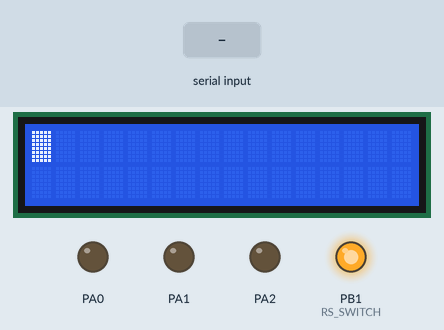
The program below on a simulated ATmega32, built with avr-gcc and emulated at 8 MHz. Parts: 16×2 character LCD, output pins drawn as LEDs (lit = HIGH). Wiring (inferred from the signals the program sends): character LCD (HD44780): RS PA3; R/W PB2; E PB3; data PA4, PA5, PA6, PA7. The inputs (shaded band) are chosen by the test bench. The character LCD is taken to start in 4-bit mode; pins used as bus, display or sensor lines are not drawn; what the program prints to the serial monitor is not drawn.

Above: at 0.8 s.
4.1 s: "#" received over Serial
At 5.1 s:
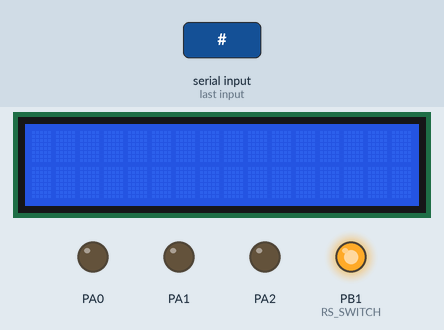
At 15.4 s:
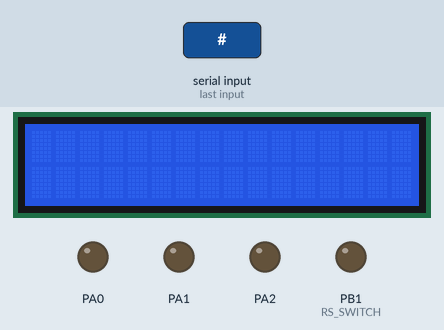
Timing chart, 0 to 16.9 s (numbered marks = the images above; inputs shaded):
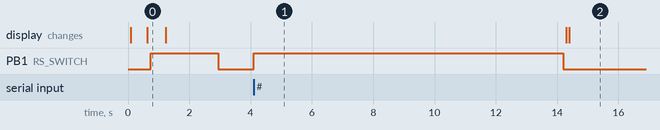

Measured:
- after the input at 4.1 s, PB1 (RS_SWITCH): LOW → HIGH at once, → LOW 10.1 s later
- what the display in image 0 shows lasts 0.6 s, from 0.6 s to 1.2 s

The program:

main.c
```c
/*
 * Section_1.c
 *
 * Created: 9/11/2022 7:58:05 PM
 * Author : Mohamed Reda
 */


#include <util/delay.h>
#include "Atmega32_Drivers.h"
#include "MCAL\GPIO.h"
#include "HAL\LCD.h"
#include "MCAL\UART.h"

#define F_CPU 8000000UL

int main(void)
{
	char* st;
	LCD_INIT();
	UART_INIT();
	LCD_GOTO_XY(1,0);

	LCD_WRITE_STRING("UART TR");
	_delay_ms(1500);

	unsigned char str[15] = "Learn in depth";
	UART_SEND_STRING(str);


	while (1)
	{
		LCD_GOTO_XY(2,0);
		st = UART_RECIEVE_STRING();
		LCD_WRITE_STRING(st);
		_delay_ms(10000);
		LCD_clear_screen();


	}

}
```

utils.h
```c
/*
 * utils.h
 *
 * Created: 10/2/2022 4:44:24 AM
 *  Author: redam
 */


#ifndef UTILS_H_
#define UTILS_H_

#define SetBit(reg,bit)		reg |= (1<<bit)
#define ClearBit(reg,bit)	reg &= ~(1<<bit)
#define ToggleBit(reg,bit)		reg ^= (1<<bit)
#define ReadBit(reg,bit)		((reg>>bit)&1)


#endif /* UTILS_H_ */
```

Atmega32_Drivers.h
```c
/*
 * Atmega32_Drivers.h
 *
 * Created: 9/28/2022 1:39:09 AM
 *  Author: redam
 */


#ifndef ATMEGA32_DRIVERS_H_
#define ATMEGA32_DRIVERS_H_

//-----------------------------
//Includes
//-----------------------------
#include <stdlib.h>
#include <stdint.h>


//-----------------------------
//Base addresses
//-----------------------------


//GPIOA registers
#define PORTA *(unsigned volatile char* )(0x3B)
#define DDRA  *(unsigned volatile char* )(0x3A)
#define PINA  *(unsigned volatile char* )(0x39)

//GPIOB registers
#define PORTB *(unsigned volatile char* )(0x38)
#define DDRB  *(unsigned volatile char* )(0x37)
#define PINB  *(unsigned volatile char* )(0x36)

//GPIOC registers
#define PORTC *(unsigned volatile char* )(0x35)
#define DDRC  *(unsigned volatile char* )(0x34)
#define PINC  *(unsigned volatile char* )(0x33)

//GPIOD registers
#define PORTD *(unsigned volatile char* )(0x32)
#define DDRD  *(unsigned volatile char* )(0x31)
#define PIND  *(unsigned volatile char* )(0x30)


//Addresses of GPIO_ Prephirals

#define portA (uint8_t* )(0x3B)
#define portB (uint8_t* )(0x38)
#define portC (uint8_t* )(0x35)
#define portD (uint8_t* )(0x32)


//UART registers

/* USART Baud Rate Register Low */
#define UBRRL		*(volatile uint8_t*)(0x29)

/* USART Control and Status Register A */
#define UCSRA		*(volatile uint8_t*)(0x2B)

/* USART Control and Status Register B */
#define UCSRB		*(volatile uint8_t*)(0x2A)

/* USART I/O Data Register */
#define UDR			*(volatile uint8_t*)(0x2C)


#endif /* ATMEGA32_DRIVERS_H_ */
```

LCD.c
```c
/*
 * LCDc.c
 *
 * Created: 9/28/2022 2:37:24 AM
 *  Author: redam
 */

#include "LCD.h"

GPIO_Pinconfig_t config;

void LCD_clear_screen(){
	LCD_WRITE_COMMAND(LCD_CLEAR_SCREEN);
}

void LCD_lcd_kick(){
	//LCD_CTRL |= (1 << EN_SWITCH);
	MCAL_GPIO_WRITE_PIN(portB,EN_SWITCH,GPIO_PIN_SET);

	_delay_ms(50);

	//LCD_CTRL &= ~(1 << EN_SWITCH);
	MCAL_GPIO_WRITE_PIN(portB,EN_SWITCH,GPIO_PIN_RESET);
}

void LCD_GOTO_XY(unsigned char line, unsigned char position){
	if (line == 1)
	{
		if (position < 16 && position >= 0)
		{
			LCD_WRITE_COMMAND(LCD_BEGIN_AT_FIRST_ROW+position);
		}
	}
	if (line == 2)
	{
		if (position < 16 && position >= 0)
		{

			LCD_WRITE_COMMAND(LCD_BEGIN_AT_SECOND_ROW+position);
		}
	}
}

void LCD_INIT(){
	_delay_ms(20);
	//DataDir_LCD_CTRL |= (1<<EN_SWITCH | 1<<RS_SWITCH | 1<<RW_SWITCH);
	config.Pin_number = EN_SWITCH;
	config.Mode = GPIO_Output;
	MCAL_GPIO_INIT(portB,&config);

	config.Pin_number = RS_SWITCH;
	config.Mode = GPIO_Output;
	MCAL_GPIO_INIT(portB,&config);

	config.Pin_number = RW_SWITCH;
	config.Mode = GPIO_Output;
	MCAL_GPIO_INIT(portB,&config);


	//LCD_CTRL &= ~ (1<<EN_SWITCH | 1<<RS_SWITCH | 1<<RW_SWITCH);
	MCAL_GPIO_WRITE_PIN(portB,EN_SWITCH,GPIO_PIN_RESET);
	MCAL_GPIO_WRITE_PIN(portB,RS_SWITCH,GPIO_PIN_RESET);
	MCAL_GPIO_WRITE_PIN(portB,RW_SWITCH,GPIO_PIN_RESET);

	//DataDir_LCD_PORT = 0xFF;
	config.Pin_number = GPIO_PIN0;
	config.Mode = GPIO_Output;
	MCAL_GPIO_INIT(portA,&config);

	config.Pin_number = GPIO_PIN1;
	config.Mode = GPIO_Output;
	MCAL_GPIO_INIT(portA,&config);

	config.Pin_number = GPIO_PIN2;
	config.Mode = GPIO_Output;
	MCAL_GPIO_INIT(portA,&config);

	config.Pin_number = GPIO_PIN3;
	config.Mode = GPIO_Output;
	MCAL_GPIO_INIT(portA,&config);


	config.Pin_number = GPIO_PIN4;
	config.Mode = GPIO_Output;
	MCAL_GPIO_INIT(portA,&config);

	config.Pin_number = GPIO_PIN5;
	config.Mode = GPIO_Output;
	MCAL_GPIO_INIT(portA,&config);

	config.Pin_number = GPIO_PIN6;
	config.Mode = GPIO_Output;
	MCAL_GPIO_INIT(portA,&config);

	config.Pin_number = GPIO_PIN7;
	config.Mode = GPIO_Output;
	MCAL_GPIO_INIT(portA,&config);


	_delay_ms(15);
	LCD_clear_screen();
	#ifdef EIGHT_BIT_MODE
	LCD_WRITE_COMMAND(LCD_FUNCTION_8BIT_2LINES);
	#endif
	#ifdef FOUR_BIT_MODE
	//LCD_WRITE_COMMAND(0x02);		/* send for 4 bit initialization of LCD  */
	//LCD_WRITE_COMMAND(0x28);              /* 2 line, 5*7 matrix in 4-bit mode */
	//LCD_WRITE_COMMAND(0x0c);              /* Display on cursor off*/
	//LCD_WRITE_COMMAND(0x06);              /* Increment cursor (shift cursor to right)*/
	//LCD_WRITE_COMMAND(0x01);
	LCD_WRITE_COMMAND(0x02);
	LCD_WRITE_COMMAND(LCD_FUNCTION_4BIT_2LINES);
	#endif
	LCD_WRITE_COMMAND(LCD_ENTRY_MODE);
	LCD_WRITE_COMMAND(LCD_BEGIN_AT_FIRST_ROW);
	LCD_WRITE_COMMAND(LCD_DISP_ON_CURSOR_BLINK);
}

void LCD_check_lcd_isbusy(){
	//DataDir_LCD_PORT &= ~(0xFF<<DATA_shift);
	#ifdef EIGHT_BIT_MODE
	config.Pin_number = GPIO_PIN0;
	config.Mode = GPIO_Input;
	MCAL_GPIO_INIT(portA,&config);

	config.Pin_number = GPIO_PIN1;
	config.Mode = GPIO_Input;
	MCAL_GPIO_INIT(portA,&config);

	config.Pin_number = GPIO_PIN2;
	config.Mode = GPIO_Input;
	MCAL_GPIO_INIT(portA,&config);

	config.Pin_number = GPIO_PIN3;
	config.Mode = GPIO_Input;
	MCAL_GPIO_INIT(portA,&config);

	config.Pin_number = GPIO_PIN4;
	config.Mode = GPIO_Input;
	MCAL_GPIO_INIT(portA,&config);

	config.Pin_number = GPIO_PIN5;
	config.Mode = GPIO_Input;
	MCAL_GPIO_INIT(portA,&config);

	config.Pin_number = GPIO_PIN6;
	config.Mode = GPIO_Input;
	MCAL_GPIO_INIT(portA,&config);

	config.Pin_number = GPIO_PIN7;
	config.Mode = GPIO_Input;
	MCAL_GPIO_INIT(portA,&config);
	#endif


	#ifdef FOUR_BIT_MODE
	config.Pin_number = GPIO_PIN4;
	config.Mode = GPIO_Input;
	MCAL_GPIO_INIT(portA,&config);

	config.Pin_number = GPIO_PIN5;
	config.Mode = GPIO_Input;
	MCAL_GPIO_INIT(portA,&config);

	config.Pin_number = GPIO_PIN6;
	config.Mode = GPIO_Input;
	MCAL_GPIO_INIT(portA,&config);

	config.Pin_number = GPIO_PIN7;
	config.Mode = GPIO_Input;
	MCAL_GPIO_INIT(portA,&config);
	#endif


	//LCD_CTRL |= (1 << RW_SWITCH);
	MCAL_GPIO_WRITE_PIN(portB,RW_SWITCH,GPIO_PIN_SET);

	//LCD_CTRL &= ~(1 << RS_SWITCH);
	MCAL_GPIO_WRITE_PIN(portB,RS_SWITCH,GPIO_PIN_SET);

	LCD_lcd_kick();

	//DataDir_LCD_PORT |= (0xFF<<DATA_shift);
	#ifdef EIGHT_BIT_MODE
	config.Pin_number = GPIO_PIN0;
	config.Mode = GPIO_Output;
	MCAL_GPIO_INIT(portA,&config);

	config.Pin_number = GPIO_PIN1;
	config.Mode = GPIO_Output;
	MCAL_GPIO_INIT(portA,&config);

	config.Pin_number = GPIO_PIN2;
	config.Mode = GPIO_Output;
	MCAL_GPIO_INIT(portA,&config);

	config.Pin_number = GPIO_PIN3;
	config.Mode = GPIO_Output;
	MCAL_GPIO_INIT(portA,&config);

	config.Pin_number = GPIO_PIN4;
	config.Mode = GPIO_Output;
	MCAL_GPIO_INIT(portA,&config);

	config.Pin_number = GPIO_PIN5;
	config.Mode = GPIO_Output;
	MCAL_GPIO_INIT(portA,&config);

	config.Pin_number = GPIO_PIN6;
	config.Mode = GPIO_Output;
	MCAL_GPIO_INIT(portA,&config);

	config.Pin_number = GPIO_PIN7;
	config.Mode = GPIO_Output;
	MCAL_GPIO_INIT(portA,&config);
	#endif

	#ifdef FOUR_BIT_MODE

	config.Pin_number = GPIO_PIN4;
	config.Mode = GPIO_Output;
	MCAL_GPIO_INIT(portA,&config);

	config.Pin_number = GPIO_PIN5;
	config.Mode = GPIO_Output;
	MCAL_GPIO_INIT(portA,&config);

	config.Pin_number = GPIO_PIN6;
	config.Mode = GPIO_Output;
	MCAL_GPIO_INIT(portA,&config);

	config.Pin_number = GPIO_PIN7;
	config.Mode = GPIO_Output;
	MCAL_GPIO_INIT(portA,&config);
	#endif


	//LCD_CTRL &= ~(1 << RW_SWITCH);
	MCAL_GPIO_WRITE_PIN(portB,RW_SWITCH,GPIO_PIN_RESET);

}


void LCD_WRITE_COMMAND(unsigned char command){
	#ifdef EIGHT_BIT_MODE
	LCD_check_lcd_isbusy();
	//LCD_PORT = command;
	MCAL_GPIO_WRITE_PORT(LCD_PORT,command);

	//LCD_CTRL &= ~((1 << RS_SWITCH) | (1<<RW_SWITCH));
	MCAL_GPIO_WRITE_PIN(portB,RS_SWITCH,GPIO_PIN_RESET);
	MCAL_GPIO_WRITE_PIN(portB,RW_SWITCH,GPIO_PIN_RESET);


	_delay_ms(1);
	LCD_lcd_kick();
	#endif
	#ifdef FOUR_BIT_MODE
	//LCD_check_lcd_isbusy();
	*(LCD_PORT) = (*(LCD_PORT) & 0x0F) | (command & 0xF0);
	//LCD_CTRL &= ~ ((1<<RW_SWITCH)|(1<<RS_SWITCH));
	MCAL_GPIO_WRITE_PIN(portB,RW_SWITCH,GPIO_PIN_RESET);
	MCAL_GPIO_WRITE_PIN(portB,RS_SWITCH,GPIO_PIN_RESET);

	LCD_lcd_kick ();

	*(LCD_PORT) = (*(LCD_PORT) & 0x0F) | (command << 4);
	//LCD_CTRL &= ~ ((1<<RW_SWITCH)|(1<<RS_SWITCH));
	MCAL_GPIO_WRITE_PIN(portB,RW_SWITCH,GPIO_PIN_RESET);
	MCAL_GPIO_WRITE_PIN(portB,RS_SWITCH,GPIO_PIN_RESET);

	LCD_lcd_kick();
	#endif
}

void LCD_WRITE_CHAR(unsigned char character){
	#ifdef EIGHT_BIT_MODE
	LCD_check_lcd_isbusy();

	//LCD_PORT = character;
	MCAL_GPIO_WRITE_PORT(LCD_PORT,character);

	//LCD_CTRL &= ~(1 << RW_SWITCH);
	MCAL_GPIO_WRITE_PIN(portB,RW_SWITCH,GPIO_PIN_RESET);

	//LCD_CTRL |= (1 << RS_SWITCH);
	MCAL_GPIO_WRITE_PIN(portB,RS_SWITCH,GPIO_PIN_SET);
	_delay_ms(1);
	LCD_lcd_kick();
	#endif
	#ifdef FOUR_BIT_MODE
	//LCD_check_lcd_isbusy();
	*(LCD_PORT) = (*(LCD_PORT) & 0x0F) | (character & 0xF0);

	//LCD_CTRL |= 1<<RS_SWITCH; //turn RS ON for Data mode.
	MCAL_GPIO_WRITE_PIN(portB,RS_SWITCH,GPIO_PIN_SET);

	//LCD_CTRL &= ~ (1<<RW_SWITCH);//turn RW off so you can write.
	MCAL_GPIO_WRITE_PIN(portB,RW_SWITCH,GPIO_PIN_RESET);


	LCD_lcd_kick();

	*(LCD_PORT) = (*(LCD_PORT) & 0x0F) | (character << 4);

	//LCD_CTRL |= 1<<RS_SWITCH; //turn RS ON for Data mode.
	MCAL_GPIO_WRITE_PIN(portB,RS_SWITCH,GPIO_PIN_SET);

	//LCD_CTRL &= ~ (1<<RW_SWITCH);//turn RW off so you can write.
	MCAL_GPIO_WRITE_PIN(portB,RW_SWITCH,GPIO_PIN_RESET);

	LCD_lcd_kick ();
	#endif
}

void LCD_WRITE_STRING(char* string){
	int count = 0;
	while (*string > 0){
		count++;
		LCD_WRITE_CHAR(*string++);
		if (count == 16)
		{
			LCD_GOTO_XY(2,0);
		}
		else if (count == 32)
		{
			LCD_clear_screen();
			LCD_GOTO_XY(1,0);
			count = 0;
		}
	}
}
void lcd_dipaly_number(int number){
	char str[16];
	sprintf(str,"%d",number);
	LCD_WRITE_STRING(str);
}

void lcd_dipaly_real_number(float number){
	char strr[16];

	char *tmpsign = (number < 0) ? "-" : "";
	float tmpval = (number < 0) ? -number : number;

	int tmpint1 = tmpval;
	float tmpfrac = tmpval - tmpint1;
	int tmpint2 = tmpfrac * 1000;

	sprintf(strr,"%s%d.%03d",tmpsign,tmpint1,tmpint2);

	LCD_WRITE_STRING(strr);
}
```

LCD.h
```c
/*
 * LCD.h
 *
 * Created: 9/28/2022 2:30:32 AM
 *  Author: redam
 */


#ifndef LCD_H_
#define LCD_H_


#include <util/delay.h>
#include <stdio.h>
#include "..\Atmega32_Drivers.h"
#include "..\MCAL\GPIO.h"

#define LCD_PORT 	portA
#define RS_SWITCH	GPIO_PIN1
#define RW_SWITCH	GPIO_PIN2
#define EN_SWITCH	GPIO_PIN3
#define DATA_shift		4 // in 8 bit mode 0 and in 4 bit mode 4

//#define EIGHT_BIT_MODE
#define FOUR_BIT_MODE

#define LCD_FUNCTION_8BIT_2LINES   					(0x38)
#define LCD_FUNCTION_4BIT_2LINES   					(0x28)
#define LCD_MOVE_DISP_RIGHT       					(0x1C)
#define LCD_MOVE_DISP_LEFT   						(0x18)
#define LCD_MOVE_CURSOR_RIGHT   					(0x14)
#define LCD_MOVE_CURSOR_LEFT 	  					(0x10)
#define LCD_DISP_OFF   								(0x08)
#define LCD_DISP_ON_CURSOR   						(0x0E)
#define LCD_DISP_ON_CURSOR_BLINK   					(0x0F)
#define LCD_DISP_ON_BLINK   						(0x0D)
#define LCD_DISP_ON   								(0x0C)
#define LCD_ENTRY_DEC   							(0x04)
#define LCD_ENTRY_DEC_SHIFT   						(0x05)
#define LCD_ENTRY_INC_   							(0x06)
#define LCD_ENTRY_INC_SHIFT   						(0x07)
#define LCD_BEGIN_AT_FIRST_ROW						(0x80)
#define LCD_BEGIN_AT_SECOND_ROW						(0xC0)
#define LCD_CLEAR_SCREEN							(0x01)
#define LCD_ENTRY_MODE								(0x06)


void LCD_INIT();
void LCD_WRITE_COMMAND(unsigned char command);
void LCD_WRITE_CHAR(unsigned char character);
void LCD_WRITE_STRING(char* string);
void LCD_check_lcd_isbusy(void);
void LCD_lcd_kick(void);
void LCD_clear_screen();
void LCD_GOTO_XY(unsigned char line, unsigned char position);
void lcd_dipaly_number(int number);
void lcd_dipaly_real_number(float number);


#endif /* LCD_H_ */
```

GPIO.c
```c
/*
 * GPIO.c
 *
 * Created: 9/28/2022 2:03:05 AM
 *  Author: redam
 */
#include "..\Atmega32_Drivers.h"
#include "GPIO.h"


void MCAL_GPIO_INIT( uint8_t* GPIOx, GPIO_Pinconfig_t* pin_config){
	if(pin_config->Mode == GPIO_Output){
		*(volatile uint8_t*)(GPIOx -1) |= pin_config->Pin_number;
	}
	else{
		*(volatile uint8_t*)(GPIOx -1) &= ~(pin_config->Pin_number);
	}

}


void MCAL_GPIO_DEINIT( uint8_t* GPIOx){
*(GPIOx)  = (uint8_t)0x00;
*(GPIOx-1) = (uint8_t)0x00;
}


void MCAL_GPIO_WRITE_PIN(uint8_t* GPIOx, uint8_t pin_number , uint8_t value){
	if(value == GPIO_PIN_SET){
		*(GPIOx) |= pin_number;
	}
	else{
		*(GPIOx) &= ~(pin_number);
	}
}


void MCAL_GPIO_WRITE_PORT(uint8_t* GPIOx,uint8_t value){
	*(GPIOx) = value;
}

uint8_t MCAL_GPIO_READ_PIN(uint8_t* GPIOx, uint8_t pin_number){
	uint8_t temp;
	if((*(GPIOx-2) & pin_number) != GPIO_PIN_RESET){
		temp = GPIO_PIN_SET;
	}
	else{
		temp = GPIO_PIN_RESET;
	}
	return temp;
}


uint8_t MCAL_GPIO_READ_PORT(uint8_t* GPIOx){
		uint8_t temp = *(GPIOx-2);
		return temp;
}


void MCAL_GPIO_TogglePin(uint8_t* GPIOx, uint8_t pin_number){
	*(GPIOx) ^= pin_number;
}
```

GPIO.h
```c
/*
 * GPIO.h
 *
 * Created: 9/28/2022 1:47:08 AM
 *  Author: redam
 */


#ifndef GPIO_H_
#define GPIO_H_


//-----------------------------
//Includes
//-----------------------------
#include "..\Atmega32_Drivers.h"


//-----------------------------
//User type definitions (structures)
//-----------------------------
typedef struct
{
	volatile uint8_t Pin_number;    //@ref GPIO_PINs to select the pin
	volatile uint8_t Mode;			//@ref GPIO_MODE to select the mode

}GPIO_Pinconfig_t;

//-----------------------------
//Macros Configuration References
//-----------------------------

//@ref GPIO_PINs
#define GPIO_PIN0		((uint8_t)(1<<0))
#define GPIO_PIN1		((uint8_t)(1<<1))
#define GPIO_PIN2		((uint8_t)(1<<2))
#define GPIO_PIN3		((uint8_t)(1<<3))
#define GPIO_PIN4		((uint8_t)(1<<4))
#define GPIO_PIN5		((uint8_t)(1<<5))
#define GPIO_PIN6		((uint8_t)(1<<6))
#define GPIO_PIN7		((uint8_t)(1<<7))


//@ref GPIO_MODE
#define GPIO_Input		0
#define GPIO_Output		1


#define GPIO_PIN_RESET		0
#define GPIO_PIN_SET		1


/*
* ===============================================
* APIs Supported by "MCAL GPIO DRIVER"
* ===============================================
*/

void MCAL_GPIO_INIT( uint8_t* GPIOx, GPIO_Pinconfig_t* pin_config);
void MCAL_GPIO_DEINIT( uint8_t* GPIOx);
void MCAL_GPIO_WRITE_PIN(uint8_t* GPIOx, uint8_t pin_number , uint8_t value);
void MCAL_GPIO_WRITE_PORT(uint8_t* GPIOx,uint8_t value);
uint8_t MCAL_GPIO_READ_PIN(uint8_t* GPIOx, uint8_t pin_number);
uint8_t MCAL_GPIO_READ_PORT(uint8_t* GPIOx);
void MCAL_GPIO_TogglePin(uint8_t* GPIOx, uint8_t pin_number);


#endif /* GPIO_H_ */
```

UART.c
```c
/*
 * UART.c
 *
 * Created: 10/2/2022 4:15:26 AM
 *  Author: redam
 */
#include "UART.h"
#include "..\utils.h"

char arr[20];
void UART_INIT(void){

	// buad rate
	UBRRL =51;

	//normal mode
	ClearBit(UCSRA,U2X);


	//frame
	//no parity

	//8 bit data


	//Enable
	SetBit(UCSRB,TXEN);
	SetBit(UCSRB,RXEN);


}
void UART_SEND(uint8_t data){
	while(!ReadBit(UCSRA,UDRE));
	UDR = data;


}
uint8_t UART_RECIEVE(void){
	while(!ReadBit(UCSRA,RXC));
	return UDR;

}


void UART_SEND_U32NUM(uint32_t data){

	uint8_t* p = &data;
	UART_SEND(p[0]);
	UART_SEND(p[1]);
	UART_SEND(p[2]);
	UART_SEND(p[3]);

}


uint32_t UART_RECIEVE_U32NUM(void){
	uint32_t num;
	uint8_t* p =&num;
	p[0] = UART_RECIEVE();
	p[1] = UART_RECIEVE();
	p[2] = UART_RECIEVE();
	p[3] = UART_RECIEVE();
	return num;


}

void UART_SEND_STRING(unsigned char* str){
	unsigned char* temp =str;
	while(1){
		if(*(temp) == '\0'){
			UART_SEND(*(temp));
			break;
		}
		UART_SEND(*(temp));
		temp++;
	}

}

 char* UART_RECIEVE_STRING(void){
	 char* temp1 = arr;

	while(1){
		*(temp1) = UART_RECIEVE();
		if(*(temp1) == '#'){
			break;
		}
		temp1++;
	}
	return arr;


}
```

UART.h
```c
/*
 * UART.h
 *
 * Created: 10/2/2022 4:15:14 AM
 *  Author: redam
 */


#ifndef UART_H_
#define UART_H_

#include "..\Atmega32_Drivers.h"
#include "avr\io.h"


void UART_INIT(void);
void UART_SEND(uint8_t data);
uint8_t UART_RECIEVE(void);
uint32_t UART_RECIEVE_U32NUM(void);
void UART_SEND_U32NUM(uint32_t data);
void UART_SEND_STRING(unsigned char* str);
char* UART_RECIEVE_STRING(void);


#endif /* UART_H_ */
```
